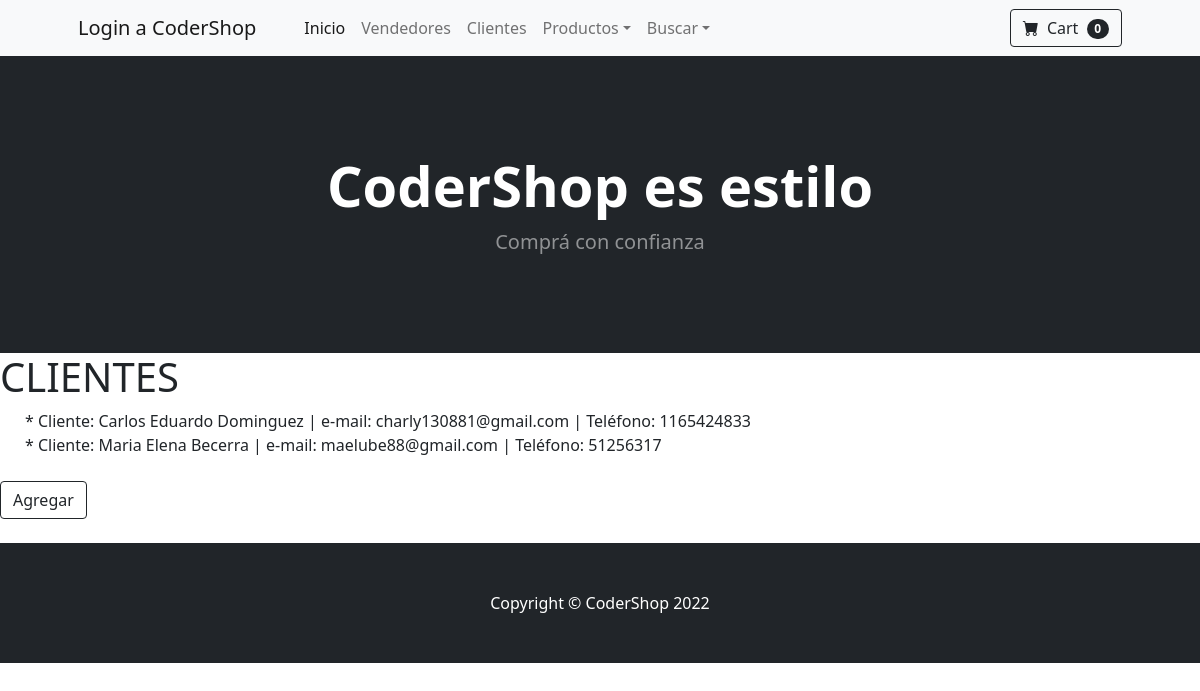
/CoderShop/cliente, run on an earlier commit of the app's database.
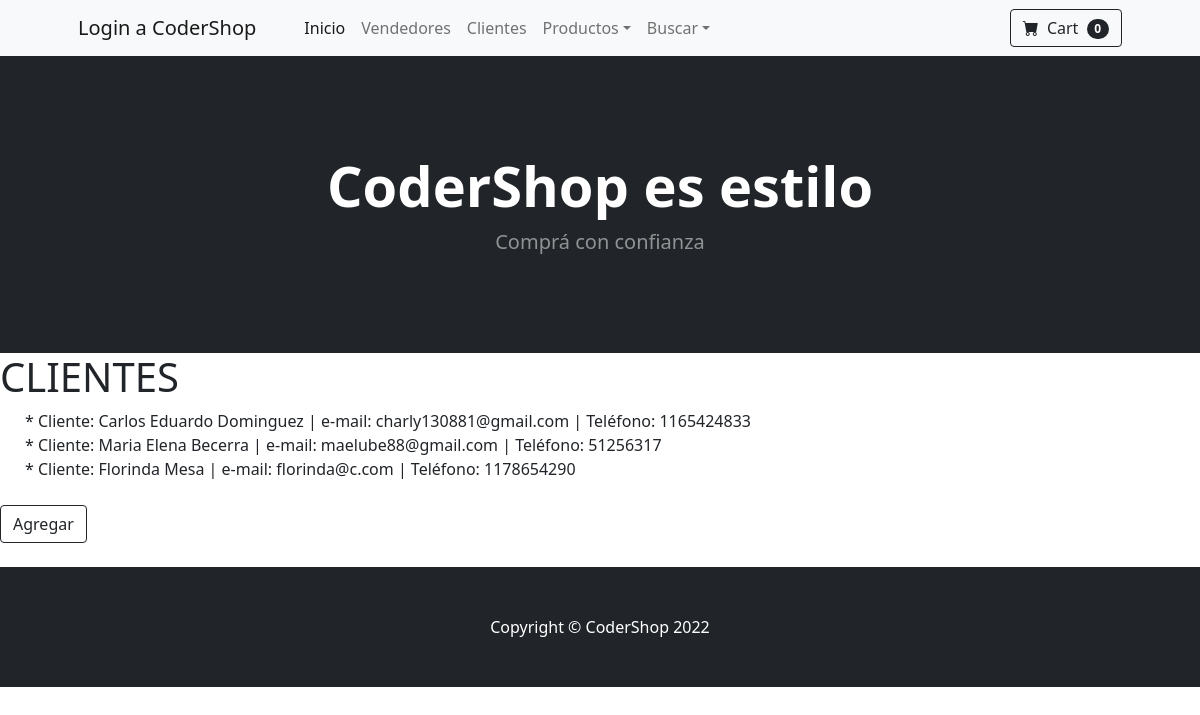
And on a later commit of the database.
### CoderShop/models.py (models this page shows)
class Cliente(models.Model):
    nombre = models.CharField(max_length=30)
    apellido = models.CharField(max_length=30)
    email = models.EmailField(30)
    telefono = models.IntegerField()
    def __str__(self):
        return f'* Cliente: {self.nombre} {self.apellido} | e-mail: {self.email} | Teléfono: {self.telefono}'

### CoderShop/views.py (the view)
# urls.py: path('cliente', cliente, name="Cliente"),
def cliente(request):
    return render(request, 'CoderShop/cliente.html',
    {'cliente': Cliente.objects.all()})

### CoderShop/templates/CoderShop/cliente.html
{% extends "CoderShop/padre.html" %}{% load static %} {% block contenidoQueCambia %}
<h1>CLIENTES</h1>{%for cliente in cliente %}&nbsp;&nbsp;&nbsp;&nbsp;&nbsp;&nbsp;{{ cliente }}<br> {% endfor %}<br> <a class="btn btn-outline-dark" href="{% url 'clienteFormulario' %}">Agregar
</a> <br><br> {% endblock%}

What changed in the data, as far as the page shows it:
added Cliente: nombre+apellido+email "* Cliente: Florinda Mesa | e-mail: florinda@c.com | Teléfono: 1178654290"
